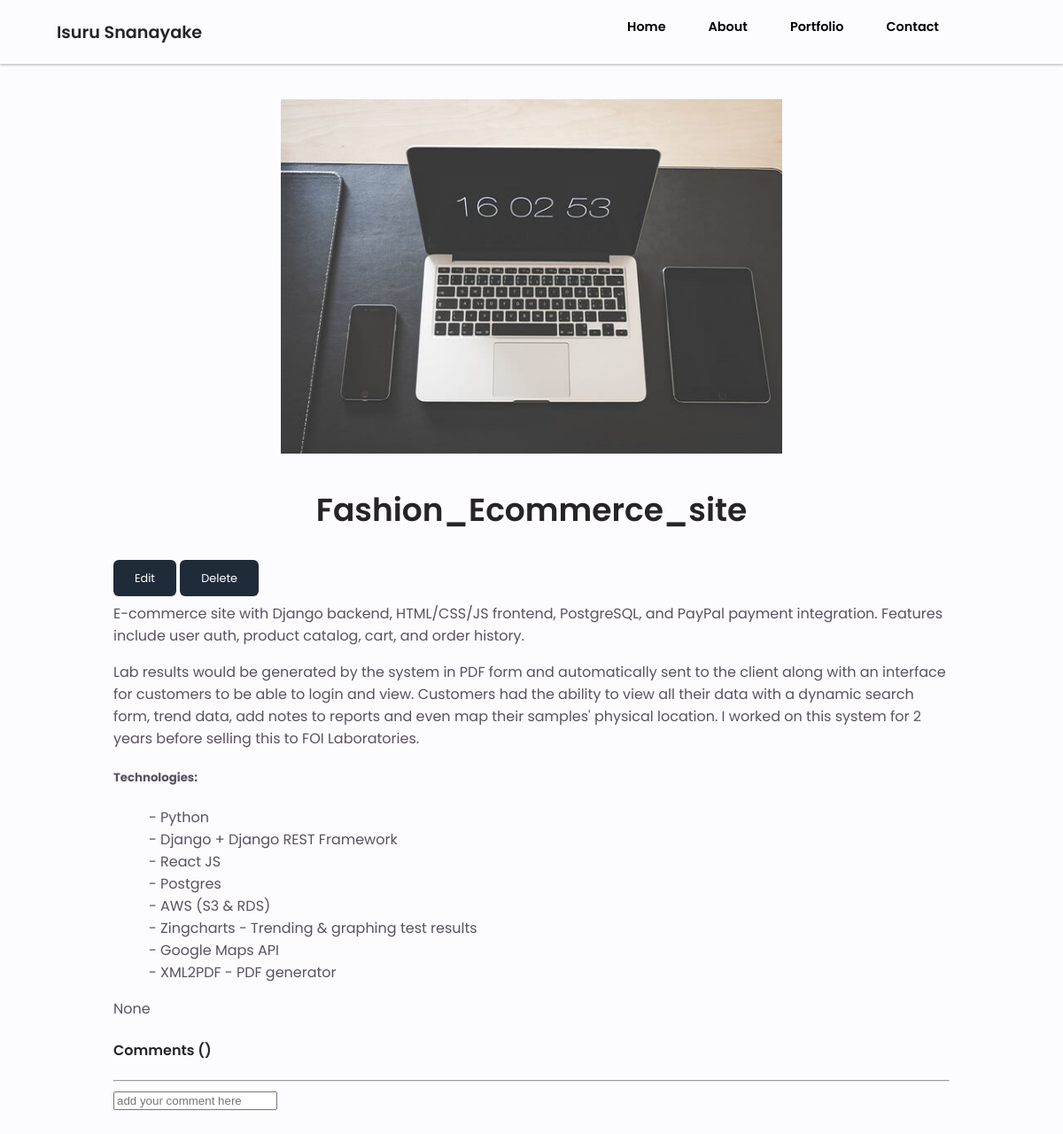
Page /project_page/1/ on the committed database.
### portfolio/models.py (models this page shows, shortened)
class Projects(models.Model):
    title = models.CharField(max_length=200)
    thumbnail = models.ImageField(null=True,blank=True)
    body = models.CharField(max_length=200,null=True)
    project_description = RichTextField(null=True)
    created = models.DateTimeField(auto_now_add=True)
    github_link = models.URLField(null=True,blank=True)
    def imageURL(self):
        try:
            url = self.thumbnail.url
        except:
            url = ""
        return url

### portfolio/views.py (the view)
# urls.py: path('project_page/<str:pk>/', views.project_page, name="project-page"),
def project_page(request, pk):
    project = Projects.objects.get(id=pk)
    context = {"project": project}
    return render(request, "project_page.html", context)

### templates/project_page.html (shortened to what this page needs)
{% extends "main.html" %}
{% load static %}
{% block content %}
    <div class="project-page-container">
        <div class="project-img-container">
            <img id="project-img" src="{{ project.imageURL }}">
        </div>
        <h3 class="section-title">{{ project.title }}</h3>
        <a class="button-1" href="{% url "edit-project" project.id %}">Edit</a>
        <a class="button-1" href="{% url "delete-project" project.id %}">Delete</a>
        <p>{{ project.body|safe }}</p>
        <p class=""> Lab results would be generated by the system in PDF form and automatically sent to the client along
            with an
            interface for customers to be able to login and view.
            Customers had the ability to view all their data with a dynamic search form, trend data, add notes to
            reports and even map their samples' physical location.
            I worked on this system for 2 years before selling this to FOI Laboratories.</p>
        <h5>Technologies:</h5>
        <ul>
            <li>- Python</li>
            <li>- Django + Django REST Framework</li>
            <li>- React JS</li>
            <li>- Postgres</li>
            <li>- AWS (S3 & RDS)</li>
            <li>- Zingcharts - Trending & graphing test results</li>
            <li>- Google Maps API</li>
            <li>- XML2PDF - PDF generator</li>
        </ul>
       <p>{{ project.project_description|safe }}</p>
        <div class="comment-container">
            <h4>Comments ({{ comment_count }})</h4>
            <hr/>
            <div class="card">
                <div class="card">
                    <div class="card-body">
                        <form method="POST" action="">
                            <input type="text" name="message" placeholder="add your comment here"
                                   class="form-control bg-primary-subtle">
                        </form>
                    </div>
                </div>
            </div>
        </div>
    </div>
{% endblock %}

### static/css/style.css (style rules this page uses)
:root { --header-height: 3rem; --hue-color: 270; --first-color: hsl(var(--hue-color), 69%, 61%); --first-color-second: hsl(var(--hue-color), 69%, 61%); --first-color-alt: hsl(var(--hue-color), 57%, 53%); --first-color-lighter: hsl(var(--hue-color), 92%, 85%); --title-color: hsl(var(--hue-color), 8%, 15%); --text-color: hsl(var(--hue-color), 8%, 35%); --text-color-light: hsl(var(--hue-color), 8%, 65%); --input-color: hsl(var(--hue-color), 70%, 96%); --body-color: hsl(var(--hue-color), 60%, 99%); --container-color: #fff; --scroll-bar-color: hsl(var(--hue-color), 12%, 90%); --scroll-thumb-color: hsl(var(--hue-color), 12%, 80%); --body-font: 'Poppins', sans-serif; --big-font-size: 2rem; --h1-font-size: 1.5rem; --h2-font-size: 1.25rem; --h3-font-size: 1.125rem; --normal-font-size: 1rem; --small-font-size: 0.9rem; --smaller-font-size: .85rem; }
* { box-sizing: border-box; }
body { margin: 0; font-family: var(--body-font); font-size: var(--normal-font-size); background: var(--body-color); color: var(--text-color); }
h1, h2, h3, h4 { color: var(--title-color); font-weight: 600; }
a { text-decoration: none; }
img { max-width: 100%; height: auto; }
ul { list-style: none; }
.section-title { font-size: 2.25rem; color: var(--title-color); }
.section-subtitle, .section-title { text-align: center; }
.button-1 { font-size: 0.8rem; padding: 12px 24px; color: #ffffff; background-color: #202b39; border-radius: 6px; border: none; cursor: pointer; outline: none; transition: 0.1s; text-align: center; }
.project-page-container { margin: 7rem 8rem; }
.project-img-container { margin: 0 auto; justify-content: center; display: flex; }
#project-img { width: 60%; height: 50vh; object-fit: cover; }

### rows in the picture
Projects: imageURL (picture), title "Fashion_Ecommerce_site", body "E-commerce site with Django backend, HTML/CSS/JS frontend, PostgreSQL, and PayPal payment integration. Features include user auth, product catalog, cart, and order history.", project_description "None"
